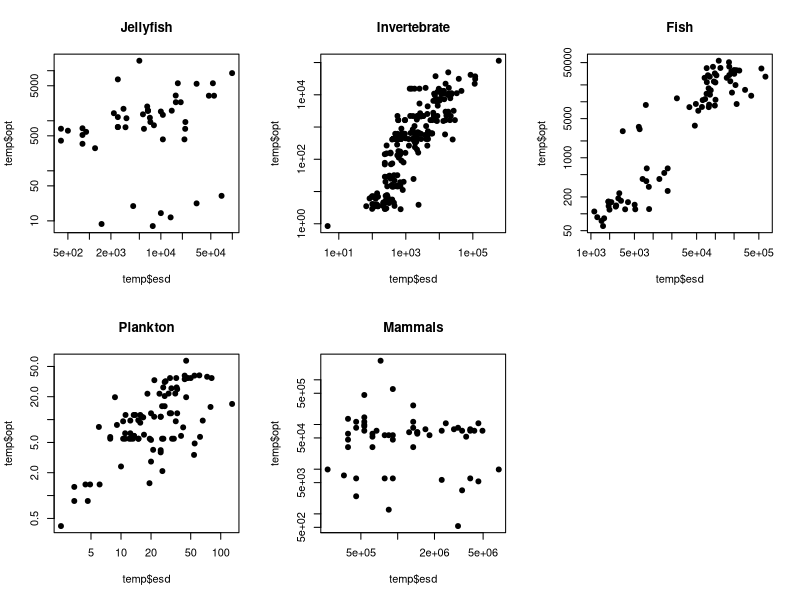
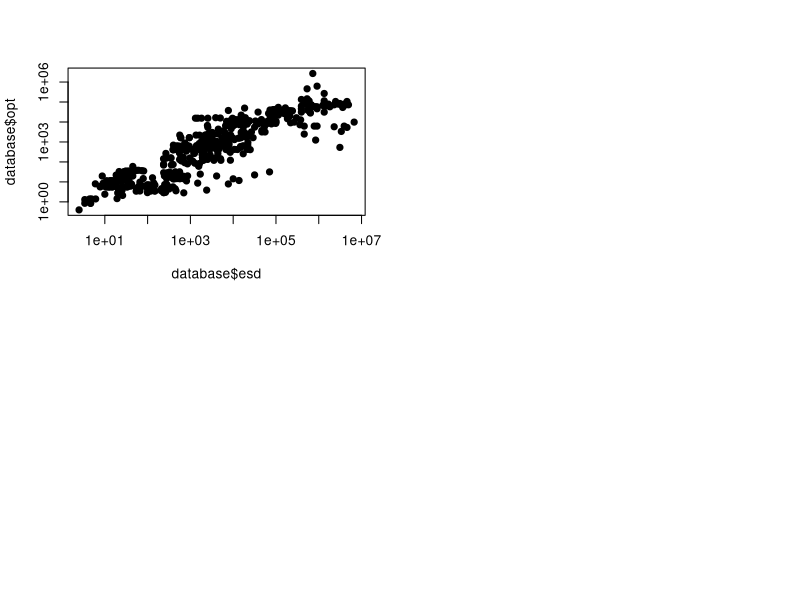
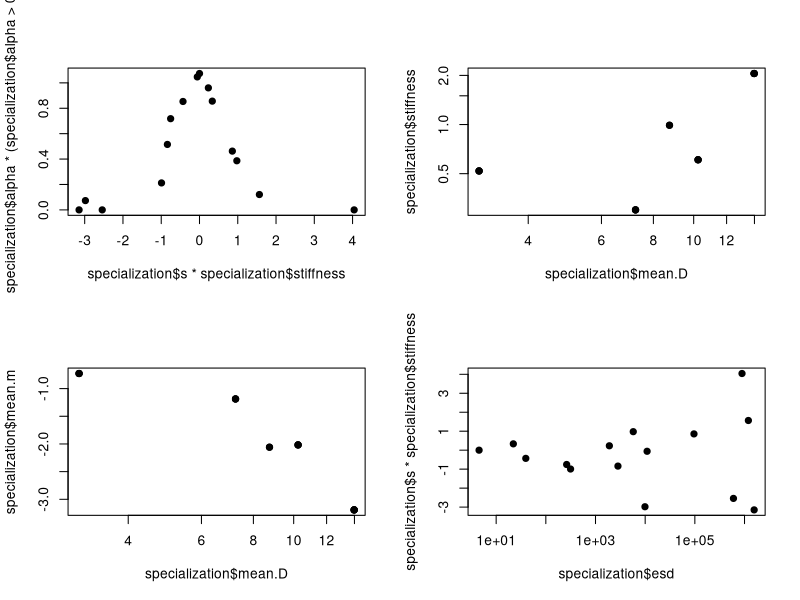
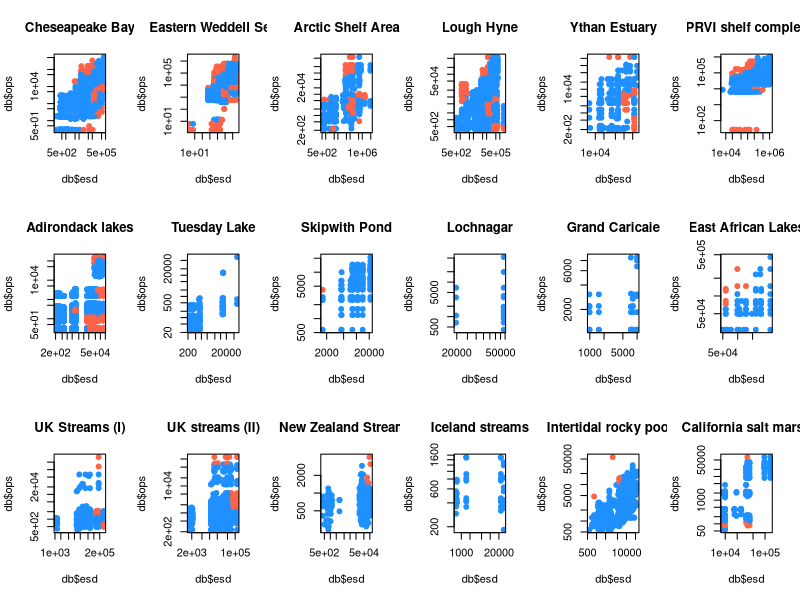
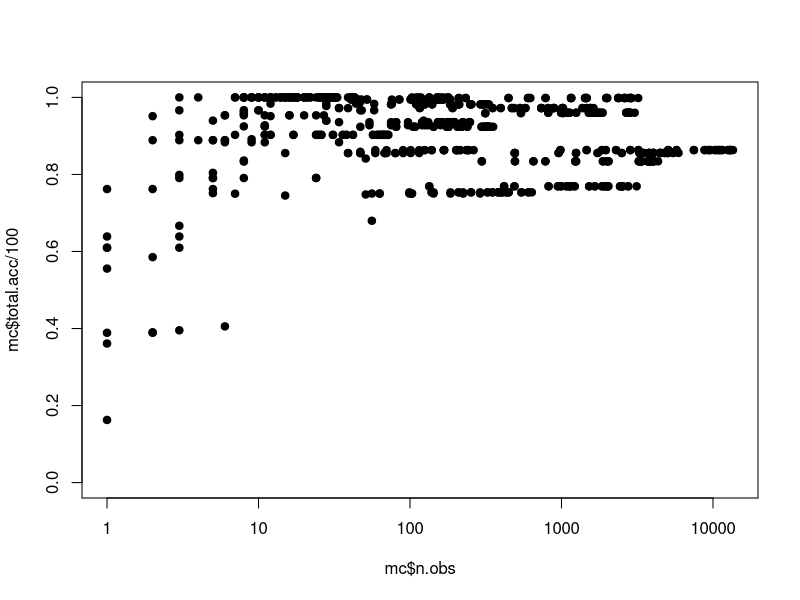
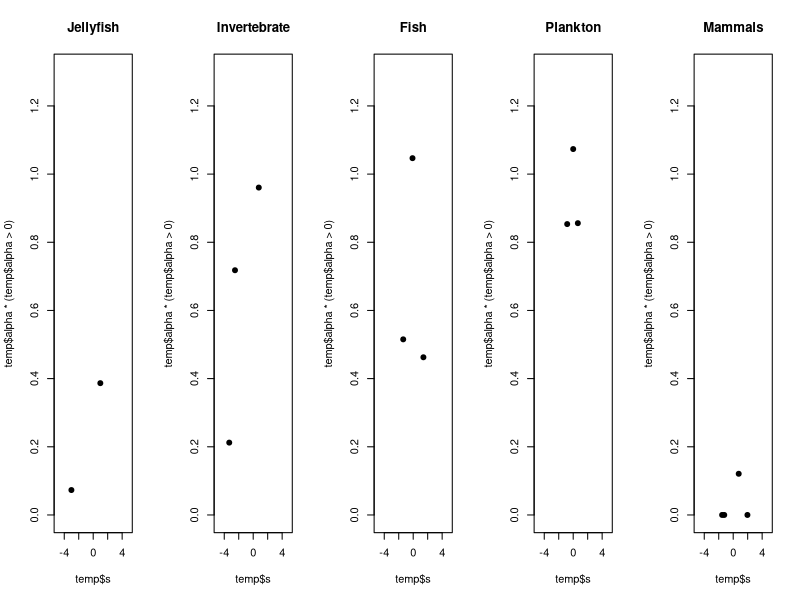
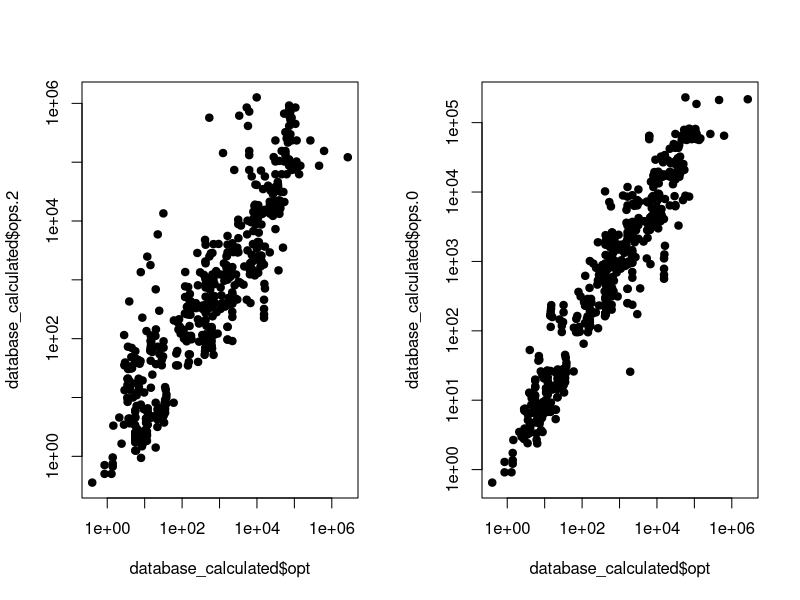
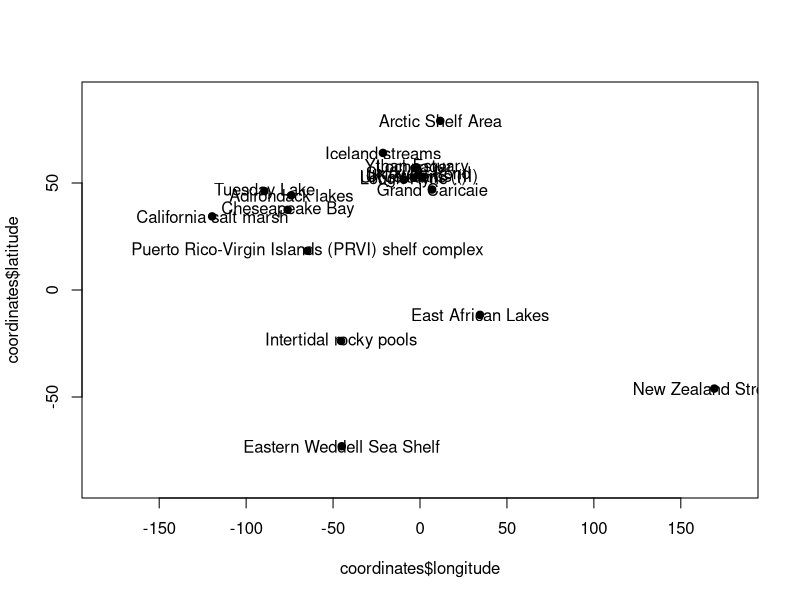

Source code (R) for these figures, in order:
setwd('~/Documents/articles/functionalFeedingMode/Z/data')
database <- read.csv("./database.csv")
specialization <- read.csv("./database_specialization.csv")
specialization$alpha = specialization$a
ecosystem <- read.csv("./database_ecosystems.csv")
ecosystem_so <- read.csv("./database_ecosystems_size_model.csv")
coordinates <- read.csv("./map_coordinates.csv")
mc <- read.csv("./montecarlo-sampling-2885.csv")
database_calculated <- read.csv("./database_calculated.csv")
dinos <- read.csv("./Garcia-Oliva2022a.csv", comment.char="!")

#Fig2 uses database.csv
par(mfrow=c(2,3),pch=19)
for(i in unique(database$group)){
  temp = database[database$group==i,]
  plot(temp$esd,temp$opt,log='xy',main=i)
} 

#Fig3 uses database.csv
par(mfrow=c(2,2),pch=19)
plot(database$esd,database$opt,log='xy')

#Fig4 uses database_specialization.csv
par(mfrow=c(2,2),pch=19)
plot(specialization$s*specialization$stiffness,specialization$alpha*(specialization$alpha>0),log='') # Fig4a
plot(specialization$mean.D,specialization$stiffness,log='xy') # Fig4b
plot(specialization$mean.D,specialization$mean.m,log='x') # Fig4c
plot(specialization$esd,specialization$s*specialization$stiffness,log='x') # Fig4d

#Fig5 uses database_ecosystems.csv
par(mfrow=c(3,6))
for(i in unique(ecosystem$site)){
  db = ecosystem[ecosystem$site==i,]
  plot(db$esd,db$ops,col=c('tomato','dodgerblue')[1+db$represented],log='xy',main=i)
}
  
#Fig6 uses montecarlo-sampling-2885.csv
par(mfrow=c(1,1))
plot(mc$n.obs,mc$total.acc/100,log='x',ylim=c(0,1))

#EDF1 uses database_specialization.csv
par(mfrow=c(1,5))
for(i in unique(specialization$group)){
  temp = specialization[specialization$group==i,]
  plot(temp$s,temp$alpha*(temp$alpha>0),main=i,ylim=c(0,1.3),xlim=c(-5,5))
} 

#EDF2 uses database_calculated.csv
par(mfrow=c(1,2))
plot(database_calculated$opt,database_calculated$ops.2,log='yx')
plot(database_calculated$opt,database_calculated$ops.0,log='yx')

#EDF3 uses map_coordinates.csv
par(mfrow=c(1,1))
plot(coordinates$longitude,coordinates$latitude,type='p',xlim=c(-180,180),ylim=c(-90,90))
text(coordinates$longitude,coordinates$latitude,coordinates$site)

#EDF4 uses database_ecosystems_size_model.csv
par(mfrow=c(3,6))
for(i in unique(ecosystem_so$site)){
  db = ecosystem_so[ecosystem_so$site==i,]
  plot(db$esd,db$ops,col=c('tomato','dodgerblue')[1+db$represented],log='xy',main=i)
}

#EDF5 uses Garcia-Oliva2022a.csv
par(mfrow=c(1,3))
for(i in c(0,-1,1)){
  dinos.s = dinos[dinos$Specialization.factor..s==i,]
  plot(dinos.s$Equivalent.spherical.diameter..ESD..um.,dinos.s$Optimal.prey.size...OPS..um.,log='xy',ylim=c(3,100),xlim=c(3,100))
  
}

